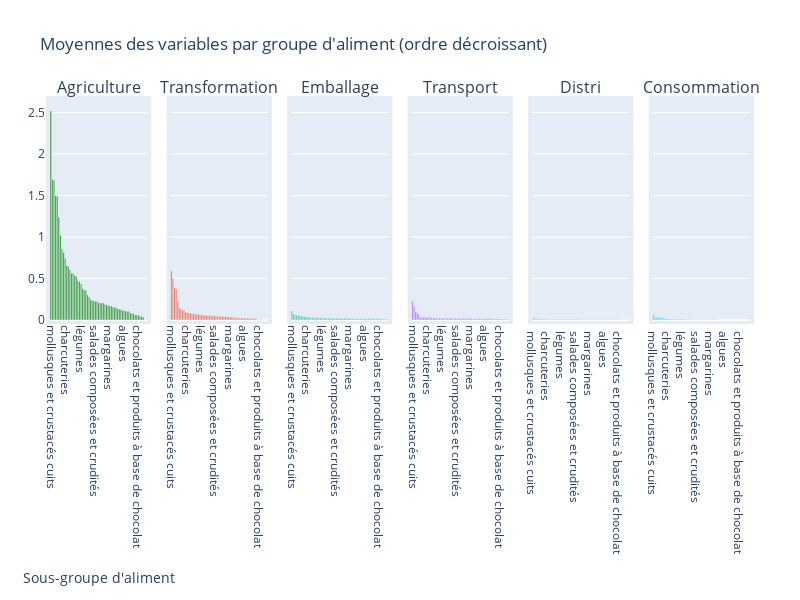

Notebook cell for this chart:
### Code cell
vi=df.groupby(["Sous-groupe d'aliment"])[["Agriculture", "Transformation", "Emballage", "Transport","Supermarché et distribution","Consommation"]].mean().reset_index()

vi = vi.sort_values("Agriculture", ascending=False)
agri_sorted = vi["Agriculture"]
vi = vi.sort_values("Transformation", ascending=False)
transf_sorted = vi["Transformation"]
vi = vi.sort_values("Emballage", ascending=False)
embal_sorted = vi["Emballage"]
vi = vi.sort_values("Transport", ascending=False)
transp_sorted = vi["Transport"]
vi = vi.sort_values("Supermarché et distribution", ascending=False)
sup_sorted = vi["Supermarché et distribution"]
vi = vi.sort_values("Consommation", ascending=False)
conso_sorted = vi["Consommation"]

fig = make_subplots(rows=1, cols=6, shared_yaxes=True,subplot_titles=("Agriculture", "Transformation", "Emballage", "Transport","Distri","Consommation"))

fig.add_trace(go.Bar(x=vi["Sous-groupe d'aliment"], y=agri_sorted, marker=dict(color='green')), row=1, col=1)
fig.add_trace(go.Bar(x=vi["Sous-groupe d'aliment"], y=transf_sorted), row=1, col=2)
fig.add_trace(go.Bar(x=vi["Sous-groupe d'aliment"], y=embal_sorted), row=1, col=3)
fig.add_trace(go.Bar(x=vi["Sous-groupe d'aliment"], y=transp_sorted), row=1, col=4)
fig.add_trace(go.Bar(x=vi["Sous-groupe d'aliment"], y=sup_sorted), row=1, col=5)
fig.add_trace(go.Bar(x=vi["Sous-groupe d'aliment"], y=conso_sorted), row=1, col=6)

fig.update_layout(
    title="Moyennes des variables par groupe d'aliment (ordre décroissant)",
    height=600,
    width=800,
    showlegend=False,
    margin=dict(l=50, r=50, t=100, b=100, pad=4),
    xaxis=dict(
        title="Sous-groupe d'aliment",
        title_standoff=30,
        tickangle=90,
        
        automargin=True
    ),
    xaxis2=dict(tickangle=90, automargin=True),
    xaxis3=dict(tickangle=90, automargin=True),
    xaxis4=dict(tickangle=90, automargin=True),
)

fig.show()

### Figure 1 — Plotly figure (JSON) as saved in the notebook; plotly's stock layout.template omitted (floating-point values rounded to 4 significant figures)
{"data": [{"marker": {"color": "green"}, "x": ["mollusques et crustacés cuits", "pizzas, tartes et crêpes salées", "feuilletées et autres entrées", "viandes cuites", "mollusques et crustacés crus", "autres produits à base de viande", "poissons cuits", "farines et pâtes à tarte", "pommes de terre et autres tubercules", "charcuteries", "œufs", "plats végétariens", "sandwichs", "glaces", "desserts glacés", "sorbets", "produits à base de poissons et produits de la mer", "substituts de charcuterie", "légumes", "plats composés", "substituts de viande", "fruits à coque et graines oléagineuses", "soupes", "sauces", "viandes crues", "petits pots salés et plats infantiles", "pâtes, riz et céréales", "salades composées et crudités", "fruits", "poissons crus", "légumineuses", "denrées destinées à une alimentation particulière", "produits laitiers frais et assimilés", "fromages", "beurres", "autres matières grasses", "margarines", "confitures et assimilés", "boisson alcoolisées", "laits et boissons infantiles", "boissons sans alcool", "herbes", "condiments", "crèmes et spécialités à base de crème", "céréales de petit-déjeuner et biscuits", "algues", "eaux", "aides culinaires", "huiles et graisses végétales", "gâteaux et pâtisseries", "céréales et biscuits infantiles", "desserts infantiles", "sels", "sucres, miels et assimilés", "chocolats et produits à base de chocolat", "confiseries non chocolatées", "épices", "ingrédients divers", "laits", "huiles de poissons", "pains et viennoiseries"], "y": [2.519, 1.691, 1.682, 1.498, 1.491, 1.238, 1.021, 0.8594, 0.818, 0.739, 0.6548, 0.6403, 0.6023, 0.5646, 0.5612, 0.5352, 0.523, 0.4725, 0.4618, 0.4342, 0.3755, 0.3628, 0.357, 0.3009, 0.2743, 0.2442, 0.2381, 0.2284, 0.2273, 0.2239, 0.2088, 0.2062, 0.2062, 0.2049, 0.1863, 0.1819, 0.1796, 0.1688, 0.1678, 0.1525, 0.1519, 0.1471, 0.133, 0.1295, 0.1271, 0.1151, 0.112, 0.1086, 0.1034, 0.101, 0.0802, 0.07936, 0.0766, 0.0602, 0.05833, 0.05602, 0.04624, 0.04239, 0.02998, 0.000847, 0], "type": "bar", "xaxis": "x", "yaxis": "y"}, {"x": ["mollusques et crustacés cuits", "pizzas, tartes et crêpes salées", "feuilletées et autres entrées", "viandes cuites", "mollusques et crustacés crus", "autres produits à base de viande", "poissons cuits", "farines et pâtes à tarte", "pommes de terre et autres tubercules", "charcuteries", "œufs", "plats végétariens", "sandwichs", "glaces", "desserts glacés", "sorbets", "produits à base de poissons et produits de la mer", "substituts de charcuterie", "légumes", "plats composés", "substituts de viande", "fruits à coque et graines oléagineuses", "soupes", "sauces", "viandes crues", "petits pots salés et plats infantiles", "pâtes, riz et céréales", "salades composées et crudités", "fruits", "poissons crus", "légumineuses", "denrées destinées à une alimentation particulière", "produits laitiers frais et assimilés", "fromages", "beurres", "autres matières grasses", "margarines", "confitures et assimilés", "boisson alcoolisées", "laits et boissons infantiles", "boissons sans alcool", "herbes", "condiments", "crèmes et spécialités à base de crème", "céréales de petit-déjeuner et biscuits", "algues", "eaux", "aides culinaires", "huiles et graisses végétales", "gâteaux et pâtisseries", "céréales et biscuits infantiles", "desserts infantiles", "sels", "sucres, miels et assimilés", "chocolats et produits à base de chocolat", "confiseries non chocolatées", "épices", "ingrédients divers", "laits", "huiles de poissons", "pains et viennoiseries"], "y": [0.5919, 0.501, 0.387, 0.3742, 0.2259, 0.1486, 0.1323, 0.1243, 0.1111, 0.0972, 0.08768, 0.08478, 0.08469, 0.07819, 0.07628, 0.06927, 0.06536, 0.06503, 0.06277, 0.0603, 0.05945, 0.05504, 0.0546, 0.05386, 0.05223, 0.05165, 0.05036, 0.04918, 0.04721, 0.04576, 0.04481, 0.04243, 0.04121, 0.04038, 0.04011, 0.03992, 0.03742, 0.0338, 0.03347, 0.03019, 0.02992, 0.02774, 0.02516, 0.0243, 0.02415, 0.02337, 0.02254, 0.02248, 0.02141, 0.01773, 0.01768, 0.01683, 0.01608, 0.01594, 0.00342, 0.002893, 0.001764, 0.001192, 0, 0, 0], "type": "bar", "xaxis": "x2", "yaxis": "y2"}, {"x": ["mollusques et crustacés cuits", "pizzas, tartes et crêpes salées", "feuilletées et autres entrées", "viandes cuites", "mollusques et crustacés crus", "autres produits à base de viande", "poissons cuits", "farines et pâtes à tarte", "pommes de terre et autres tubercules", "charcuteries", "œufs", "plats végétariens", "sandwichs", "glaces", "desserts glacés", "sorbets", "produits à base de poissons et produits de la mer", "substituts de charcuterie", "légumes", "plats composés", "substituts de viande", "fruits à coque et graines oléagineuses", "soupes", "sauces", "viandes crues", "petits pots salés et plats infantiles", "pâtes, riz et céréales", "salades composées et crudités", "fruits", "poissons crus", "légumineuses", "denrées destinées à une alimentation particulière", "produits laitiers frais et assimilés", "fromages", "beurres", "autres matières grasses", "margarines", "confitures et assimilés", "boisson alcoolisées", "laits et boissons infantiles", "boissons sans alcool", "herbes", "condiments", "crèmes et spécialités à base de crème", "céréales de petit-déjeuner et biscuits", "algues", "eaux", "aides culinaires", "huiles et graisses végétales", "gâteaux et pâtisseries", "céréales et biscuits infantiles", "desserts infantiles", "sels", "sucres, miels et assimilés", "chocolats et produits à base de chocolat", "confiseries non chocolatées", "épices", "ingrédients divers", "laits", "huiles de poissons", "pains et viennoiseries"], "y": [0.1071, 0.07366, 0.06005, 0.05577, 0.05463, 0.05183, 0.04566, 0.04267, 0.03928, 0.03637, 0.03018, 0.02994, 0.02952, 0.02753, 0.02719, 0.0265, 0.02458, 0.02444, 0.0244, 0.02275, 0.0227, 0.02214, 0.02142, 0.02029, 0.01986, 0.01955, 0.01948, 0.01946, 0.01927, 0.01924, 0.01866, 0.01824, 0.01813, 0.018, 0.01764, 0.01728, 0.0172, 0.01658, 0.01644, 0.01624, 0.01564, 0.01528, 0.01519, 0.01513, 0.01508, 0.01508, 0.01508, 0.01506, 0.01506, 0.01473, 0.01468, 0.01407, 0.01371, 0.01361, 0.0136, 0.01307, 0.01198, 0.01107, 0.009859, 0.008644, 0.005404], "type": "bar", "xaxis": "x3", "yaxis": "y3"}, {"x": ["mollusques et crustacés cuits", "pizzas, tartes et crêpes salées", "feuilletées et autres entrées", "viandes cuites", "mollusques et crustacés crus", "autres produits à base de viande", "poissons cuits", "farines et pâtes à tarte", "pommes de terre et autres tubercules", "charcuteries", "œufs", "plats végétariens", "sandwichs", "glaces", "desserts glacés", "sorbets", "produits à base de poissons et produits de la mer", "substituts de charcuterie", "légumes", "plats composés", "substituts de viande", "fruits à coque et graines oléagineuses", "soupes", "sauces", "viandes crues", "petits pots salés et plats infantiles", "pâtes, riz et céréales", "salades composées et crudités", "fruits", "poissons crus", "légumineuses", "denrées destinées à une alimentation particulière", "produits laitiers frais et assimilés", "fromages", "beurres", "autres matières grasses", "margarines", "confitures et assimilés", "boisson alcoolisées", "laits et boissons infantiles", "boissons sans alcool", "herbes", "condiments", "crèmes et spécialités à base de crème", "céréales de petit-déjeuner et biscuits", "algues", "eaux", "aides culinaires", "huiles et graisses végétales", "gâteaux et pâtisseries", "céréales et biscuits infantiles", "desserts infantiles", "sels", "sucres, miels et assimilés", "chocolats et produits à base de chocolat", "confiseries non chocolatées", "épices", "ingrédients divers", "laits", "huiles de poissons", "pains et viennoiseries"], "y": [0.2275, 0.163, 0.1017, 0.0869, 0.06435, 0.03299, 0.03294, 0.03275, 0.03184, 0.03036, 0.02978, 0.02717, 0.0263, 0.02618, 0.02518, 0.02358, 0.02342, 0.02253, 0.02249, 0.02218, 0.02067, 0.02042, 0.01999, 0.01971, 0.01965, 0.01945, 0.01942, 0.01828, 0.01745, 0.01732, 0.01722, 0.0172, 0.01716, 0.01715, 0.01709, 0.01695, 0.01692, 0.01649, 0.01618, 0.01617, 0.01599, 0.01568, 0.01543, 0.01542, 0.0151, 0.01445, 0.01408, 0.01407, 0.01404, 0.01387, 0.01371, 0.01345, 0.01343, 0.01318, 0.01133, 0.01093, 0.01046, 0.01016, 0.0088, 0.008588, 0.008186], "type": "bar", "xaxis": "x4", "yaxis": "y4"}, {"x": ["mollusques et crustacés cuits", "pizzas, tartes et crêpes salées", "feuilletées et autres entrées", "viandes cuites", "mollusques et crustacés crus", "autres produits à base de viande", "poissons cuits", "farines et pâtes à tarte", "pommes de terre et autres tubercules", "charcuteries", "œufs", "plats végétariens", "sandwichs", "glaces", "desserts glacés", "sorbets", "produits à base de poissons et produits de la mer", "substituts de charcuterie", "légumes", "plats composés", "substituts de viande", "fruits à coque et graines oléagineuses", "soupes", "sauces", "viandes crues", "petits pots salés et plats infantiles", "pâtes, riz et céréales", "salades composées et crudités", "fruits", "poissons crus", "légumineuses", "denrées destinées à une alimentation particulière", "produits laitiers frais et assimilés", "fromages", "beurres", "autres matières grasses", "margarines", "confitures et assimilés", "boisson alcoolisées", "laits et boissons infantiles", "boissons sans alcool", "herbes", "condiments", "crèmes et spécialités à base de crème", "céréales de petit-déjeuner et biscuits", "algues", "eaux", "aides culinaires", "huiles et graisses végétales", "gâteaux et pâtisseries", "céréales et biscuits infantiles", "desserts infantiles", "sels", "sucres, miels et assimilés", "chocolats et produits à base de chocolat", "confiseries non chocolatées", "épices", "ingrédients divers", "laits", "huiles de poissons", "pains et viennoiseries"], "y": [0.02441, 0.02385, 0.01614, 0.01614, 0.01614, 0.01292, 0.01244, 0.01196, 0.0106, 0.01042, 0.009973, 0.009805, 0.0098, 0.009741, 0.009496, 0.00931, 0.009304, 0.00927, 0.009087, 0.009087, 0.009087, 0.009073, 0.009033, 0.009004, 0.008941, 0.008882, 0.00886, 0.00879, 0.008775, 0.008528, 0.008272, 0.007099, 0.006774, 0.00674, 0.00613, 0.005893, 0.00543, 0.005064, 0.005, 0.004981, 0.004923, 0.004892, 0.004862, 0.004832, 0.004832, 0.004832, 0.004832, 0.004832, 0.004829, 0.004789, 0.004781, 0.004642, 0.004642, 0.004642, 0.004503, 0.004472, 0.00447, 0.00446, 0.004299, 0.002316, 0.0007572], "type": "bar", "xaxis": "x5", "yaxis": "y5"}, {"x": ["mollusques et crustacés cuits", "pizzas, tartes et crêpes salées", "feuilletées et autres entrées", "viandes cuites", "mollusques et crustacés crus", "autres produits à base de viande", "poissons cuits", "farines et pâtes à tarte", "pommes de terre et autres tubercules", "charcuteries", "œufs", "plats végétariens", "sandwichs", "glaces", "desserts glacés", "sorbets", "produits à base de poissons et produits de la mer", "substituts de charcuterie", "légumes", "plats composés", "substituts de viande", "fruits à coque et graines oléagineuses", "soupes", "sauces", "viandes crues", "petits pots salés et plats infantiles", "pâtes, riz et céréales", "salades composées et crudités", "fruits", "poissons crus", "légumineuses", "denrées destinées à une alimentation particulière", "produits laitiers frais et assimilés", "fromages", "beurres", "autres matières grasses", "margarines", "confitures et assimilés", "boisson alcoolisées", "laits et boissons infantiles", "boissons sans alcool", "herbes", "condiments", "crèmes et spécialités à base de crème", "céréales de petit-déjeuner et biscuits", "algues", "eaux", "aides culinaires", "huiles et graisses végétales", "gâteaux et pâtisseries", "céréales et biscuits infantiles", "desserts infantiles", "sels", "sucres, miels et assimilés", "chocolats et produits à base de chocolat", "confiseries non chocolatées", "épices", "ingrédients divers", "laits", "huiles de poissons", "pains et viennoiseries"], "y": [0.06265, 0.03405, 0.03405, 0.03173, 0.03138, 0.02806, 0.02583, 0.01771, 0.01532, 0.01456, 0.01167, 0.01149, 0.01035, 0.009289, 0.009289, 0.009289, 0.009246, 0.008004, 0.007987, 0.007666, 0.006975, 0.005212, 0.004979, 0.004735, 0.004238, 0.004055, 0.003464, 0.003296, 0.003202, 0.003015, 0.002954, 0.002455, 0.002455, 0.002455, 0.002455, 0.002455, 0.002455, 0.002455, 0.002396, 0.002099, 0.001862, 0.001448, 0.001281, 0.001227, 0.0005055, 0.0004067, 0.0003507, 0.0003152, 0.0001292, 0, 0, 0, 0, 0, 0, 0, 0, 0, 0, 0, 0], "type": "bar", "xaxis": "x6", "yaxis": "y6"}], "layout": {"xaxis": {"anchor": "y", "domain": [0, 0.1389], "title": {"text": "Sous-groupe d'aliment", "standoff": 30}, "tickangle": 90, "automargin": true}, "yaxis": {"anchor": "x", "domain": [0, 1]}, "xaxis2": {"anchor": "y2", "domain": [0.1722, 0.3111], "tickangle": 90, "automargin": true}, "yaxis2": {"anchor": "x2", "domain": [0, 1], "matches": "y", "showticklabels": false}, "xaxis3": {"anchor": "y3", "domain": [0.3444, 0.4833], "tickangle": 90, "automargin": true}, "yaxis3": {"anchor": "x3", "domain": [0, 1], "matches": "y", "showticklabels": false}, "xaxis4": {"anchor": "y4", "domain": [0.5167, 0.6556], "tickangle": 90, "automargin": true}, "yaxis4": {"anchor": "x4", "domain": [0, 1], "matches": "y", "showticklabels": false}, "xaxis5": {"anchor": "y5", "domain": [0.6889, 0.8278]}, "yaxis5": {"anchor": "x5", "domain": [0, 1], "matches": "y", "showticklabels": false}, "xaxis6": {"anchor": "y6", "domain": [0.8611, 1]}, "yaxis6": {"anchor": "x6", "domain": [0, 1], "matches": "y", "showticklabels": false}, "annotations": [{"font": {"size": 16}, "showarrow": false, "text": "Agriculture", "x": 0.06944, "xanchor": "center", "xref": "paper", "y": 1, "yanchor": "bottom", "yref": "paper"}, {"font": {"size": 16}, "showarrow": false, "text": "Transformation", "x": 0.2417, "xanchor": "center", "xref": "paper", "y": 1, "yanchor": "bottom", "yref": "paper"}, {"font": {"size": 16}, "showarrow": false, "text": "Emballage", "x": 0.4139, "xanchor": "center", "xref": "paper", "y": 1, "yanchor": "bottom", "yref": "paper"}, {"font": {"size": 16}, "showarrow": false, "text": "Transport", "x": 0.5861, "xanchor": "center", "xref": "paper", "y": 1, "yanchor": "bottom", "yref": "paper"}, {"font": {"size": 16}, "showarrow": false, "text": "Distri", "x": 0.7583, "xanchor": "center", "xref": "paper", "y": 1, "yanchor": "bottom", "yref": "paper"}, {"font": {"size": 16}, "showarrow": false, "text": "Consommation", "x": 0.9306, "xanchor": "center", "xref": "paper", "y": 1, "yanchor": "bottom", "yref": "paper"}], "margin": {"l": 50, "r": 50, "t": 100, "b": 100, "pad": 4}, "title": {"text": "Moyennes des variables par groupe d'aliment (ordre décroissant)"}, "height": 600, "width": 800, "showlegend": false}}
